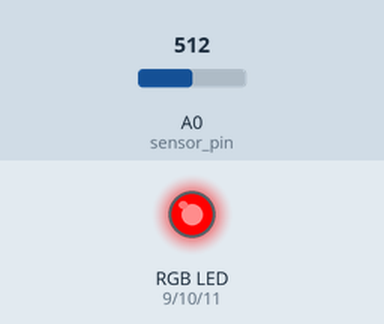
A sketch run on a simulated Arduino Uno, built with avr-gcc and run on an emulated ATmega328P. Shown: an RGB LED mixed from three pins (HIGH = lit). Inputs (shaded band) come from the test bench; at power-on: A0 (sensor_pin) = 512. What the sketch prints to the serial monitor is not drawn.

Above: at 2.8 s.
2.9 s: A0 (sensor_pin) set to 448
5.7 s: A0 (sensor_pin) set to 431
At 6.7 s:
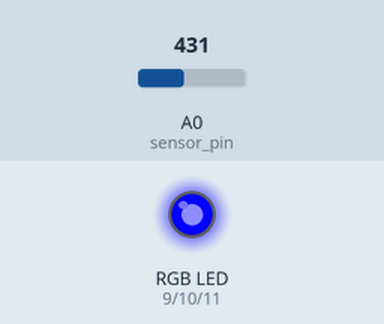
8.5 s: A0 (sensor_pin) set to 256
11.3 s: A0 (sensor_pin) set to 232
At 12.3 s:
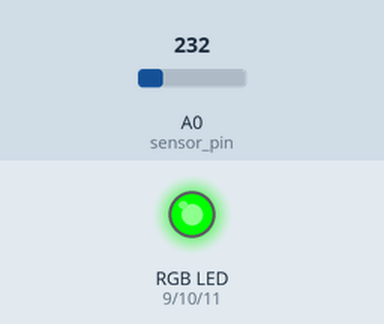
14.1 s: A0 (sensor_pin) set to 306
At 16.2 s:
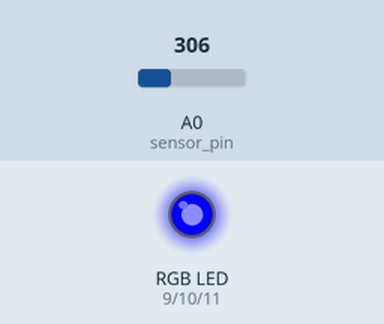
16.9 s: A0 (sensor_pin) set to 122
At 17.9 s:
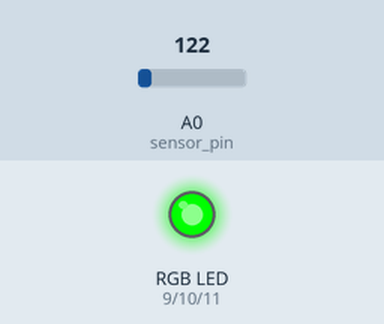
Timing chart, 0 to 19.9 s (numbered marks = the images above; inputs shaded):
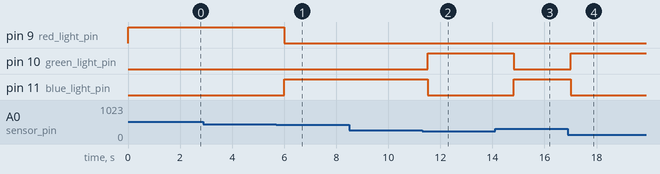

Measured:
- the behaviour switches between 440 and 439 on A0 (sensor_pin) (found by bisection; images 0 and 1)
- the behaviour switches between 240 and 239 on A0 (sensor_pin) (found by bisection; images 1 and 2)
- after the input at 2.9 s, every drawn part: stays the same
- after the input at 5.7 s, pin 9 (red_light_pin): HIGH → LOW after 0.30 s; pin 11 (blue_light_pin): LOW → HIGH after 0.30 s
- after the input at 8.5 s, every drawn part: stays the same
- after the input at 11.3 s, pin 10 (green_light_pin): LOW → HIGH after 0.21 s; pin 11 (blue_light_pin): HIGH → LOW after 0.21 s
- after the input at 14.1 s, pin 10 (green_light_pin): HIGH → LOW after 0.71 s; pin 11 (blue_light_pin): LOW → HIGH after 0.71 s
- after the input at 16.9 s, pin 10 (green_light_pin): LOW → HIGH after 0.12 s; pin 11 (blue_light_pin): HIGH → LOW after 0.12 s

The sketch:

main_code.ino
```cpp
int LED1 = 13;
int dryValue = 660;
int midValue = 340;
int wetValue = 220;
int sensor_pin = 0;
int red_light_pin= 9;
int green_light_pin = 10;
int blue_light_pin = 11;
int motion_pin = 4;
int motion_state = LOW;
int motion_val = 0;
unsigned int timeRed = 0;
boolean redBlink = false;
int maxTimeBeforeBlink = 10000;
int currentColor;
char message[10]={"Water me!"};

void setup() {
  // initialize serial communication at 9600 bits per second:
  Serial.begin(9600);
 //RGB LED
  pinMode(red_light_pin, OUTPUT);
  pinMode(green_light_pin, OUTPUT);
  pinMode(blue_light_pin, OUTPUT);
  pinMode(motion_pin, INPUT);

}

// the loop routine runs over and over again forever:
void loop() {
  // read the input on analog pin 0:
  int sensorValue = analogRead(sensor_pin);
  // print out the value you read:
  //Serial.println(sensorValue);

  controlData(sensorValue);
  delay(1);  // delay in between reads for stability

  if(currentColor == "red"){
   sendMessage();
  }
  delay(1000);

  //motion detector
//  if(digitalRead(motion_pin)==HIGH) {
//    //Serial.println("Movement detected.");
//    delay(10000);
//  } else {
//    //Serial.println("Did not detect movement.");
//  }

}


//function to analyze the data received and change the LED's color accordingly
void controlData(int data){
    //if data shows that soil is humid, LED turns green
    if (data < midValue-100) {
    RGB_color(0, 255, 0); // Green
    currentColor= "green";
    resetRed();
    }
    else {
      //if data shows that soil is getting close to dry, LED turns blue
      if(data > midValue-100 && data < midValue+100){
        RGB_color(0, 0, 255); // Blue
        currentColor = "blue";
        resetRed();
       }else{

        //if data shows that soil is dry, LED turns red
        if(data > midValue+100){
          RGB_color(255, 0, 0); // Red
          currentColor = "red";
          if(timeRed==0){
            timeRed = millis();
          }
          //Serial.println(timeRed);
          if(!redBlink){
              //Serial.print("Delta time ");
              //Serial.println(millis() - timeRed);
              if(millis() - timeRed > 10000){
                delay(100);
                redBlink = true;

              }

            }
          else{
              blinkRed();
           }

          }

       }

     }

  }

//function to change the LED's color
void RGB_color(int red_light_value, int green_light_value, int blue_light_value)
 {
  analogWrite(red_light_pin, red_light_value);
  analogWrite(green_light_pin, green_light_value);
  analogWrite(blue_light_pin, blue_light_value);
}

 //makes the LED blink in red
 void blinkRed(){
      //Serial.println("blink");
      digitalWrite(red_light_pin, HIGH);
      delay(100);
      digitalWrite(red_light_pin, LOW);
      delay(100);

 }

 void sendMessage(){

    Serial.write(message, 10);
    delay(1000);

 }

 //puts red back to initial value, to allow to blink again when needed
 void resetRed(){

        redBlink = false;
        timeRed = 0;
        delay(100);

 }
```
